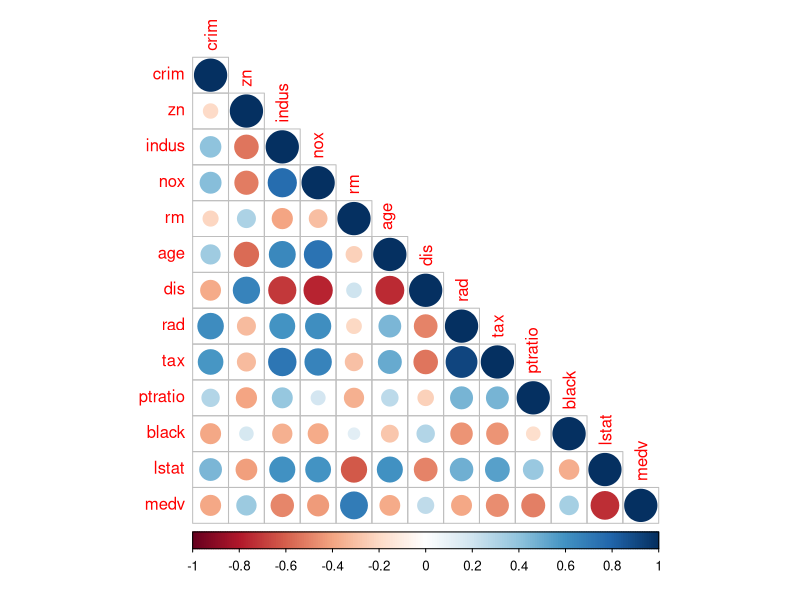

Generate this figure with R: (Note: this script raises an error after producing the figure.)
# Solución Reto 3. SEsión 2

# Realizamos la carga de los datos
boston <- read.csv("BostonHousing.csv")

str(boston) #  estructura de los datos.


# 1. Gráfica de la matriz de correlación 
library(corrplot)
corrplot(round(cor(subset(boston, select = -chas)), digits = 3), type = "lower")


# 2. determinación de modelo con más variables aplicadas
modelo <- lm(medv ~ rm + zn + dis +b, data = boston)
summary(modelo)

# 3. Gráficos de los residuales
par(mfrow = c(2,2))
plot(model)
dev.off()
